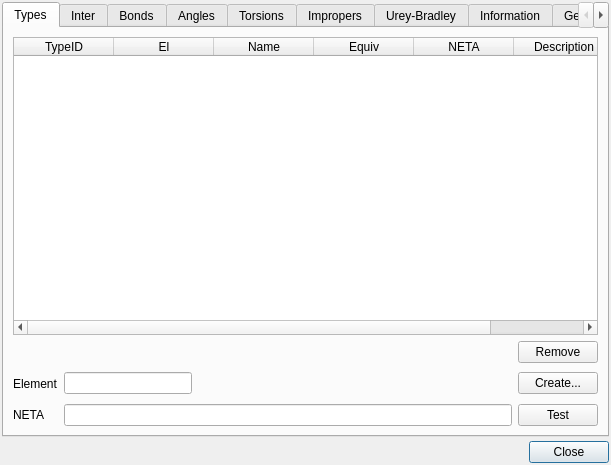
<ui version="4.0">
 <class>FFEditorDialog</class>
 <widget class="QDialog" name="FFEditorDialog">
  <property name="geometry">
   <rect>
    <x>0</x>
    <y>0</y>
    <width>611</width>
    <height>465</height>
   </rect>
  </property>
  <property name="windowTitle">
   <string>Forcefield Editor</string>
  </property>
  <property name="windowIcon">
   <iconset resource="icons.qrc">
    <normaloff>:/program/icons/aten.png</normaloff>:/program/icons/aten.png</iconset>
  </property>
  <layout class="QVBoxLayout">
   <property name="spacing">
    <number>4</number>
   </property>
   <property name="margin">
    <number>2</number>
   </property>
   <item>
    <widget class="QTabWidget" name="FFEditorTabs">
     <property name="sizePolicy">
      <sizepolicy hsizetype="Expanding" vsizetype="Expanding">
       <horstretch>0</horstretch>
       <verstretch>0</verstretch>
      </sizepolicy>
     </property>
     <property name="currentIndex">
      <number>0</number>
     </property>
     <widget class="QWidget" name="FFETypesTab">
      <attribute name="title">
       <string>Types</string>
      </attribute>
      <attribute name="toolTip">
       <string>Atomtype definitions</string>
      </attribute>
      <layout class="QVBoxLayout" name="verticalLayout_6">
       <item>
        <widget class="QTableWidget" name="FFEditorTypesTable">
         <column>
          <property name="text">
           <string>TypeID</string>
          </property>
         </column>
         <column>
          <property name="text">
           <string>El</string>
          </property>
         </column>
         <column>
          <property name="text">
           <string>Name</string>
          </property>
         </column>
         <column>
          <property name="text">
           <string>Equiv</string>
          </property>
         </column>
         <column>
          <property name="text">
           <string>NETA</string>
          </property>
         </column>
         <column>
          <property name="text">
           <string>Description</string>
          </property>
         </column>
        </widget>
       </item>
       <item>
        <layout class="QHBoxLayout">
         <property name="spacing">
          <number>6</number>
         </property>
         <property name="margin">
          <number>0</number>
         </property>
         <item>
          <spacer>
           <property name="orientation">
            <enum>Qt::Horizontal</enum>
           </property>
           <property name="sizeHint" stdset="0">
            <size>
             <width>40</width>
             <height>20</height>
            </size>
           </property>
          </spacer>
         </item>
         <item>
          <widget class="QPushButton" name="RemoveTypeButton">
           <property name="text">
            <string>Remove</string>
           </property>
           <property name="autoDefault">
            <bool>false</bool>
           </property>
          </widget>
         </item>
        </layout>
       </item>
       <item>
        <layout class="QGridLayout">
         <property name="margin">
          <number>0</number>
         </property>
         <property name="spacing">
          <number>6</number>
         </property>
         <item row="1" column="3">
          <widget class="QPushButton" name="FFEditorTestTypeButton">
           <property name="text">
            <string>Test</string>
           </property>
           <property name="autoDefault">
            <bool>false</bool>
           </property>
          </widget>
         </item>
         <item row="0" column="2">
          <spacer>
           <property name="orientation">
            <enum>Qt::Horizontal</enum>
           </property>
           <property name="sizeHint" stdset="0">
            <size>
             <width>184</width>
             <height>29</height>
            </size>
           </property>
          </spacer>
         </item>
         <item row="0" column="1">
          <widget class="QLineEdit" name="FFEditorElementEdit">
           <property name="maximumSize">
            <size>
             <width>128</width>
             <height>16777215</height>
            </size>
           </property>
          </widget>
         </item>
         <item row="1" column="0">
          <widget class="QLabel" name="label_2">
           <property name="text">
            <string>NETA</string>
           </property>
          </widget>
         </item>
         <item row="0" column="0">
          <widget class="QLabel" name="label">
           <property name="text">
            <string>Element</string>
           </property>
          </widget>
         </item>
         <item row="1" column="1" colspan="2">
          <widget class="QLineEdit" name="FFEditorTypeEdit">
           <property name="maximumSize">
            <size>
             <width>16777215</width>
             <height>16777215</height>
            </size>
           </property>
          </widget>
         </item>
         <item row="0" column="3">
          <widget class="QPushButton" name="pushButton">
           <property name="text">
            <string>Create...</string>
           </property>
           <property name="autoDefault">
            <bool>false</bool>
           </property>
          </widget>
         </item>
        </layout>
       </item>
      </layout>
     </widget>
     <widget class="QWidget" name="FFEAtomsTab">
      <attribute name="title">
       <string>Inter</string>
      </attribute>
      <attribute name="toolTip">
       <string>Intermolecular definitions</string>
      </attribute>
      <layout class="QVBoxLayout" name="verticalLayout_5">
       <item>
        <widget class="QTableWidget" name="FFEditorAtomsTable">
         <column>
          <property name="text">
           <string>TypeID</string>
          </property>
         </column>
         <column>
          <property name="text">
           <string>Name</string>
          </property>
         </column>
         <column>
          <property name="text">
           <string>Charge</string>
          </property>
         </column>
         <column>
          <property name="text">
           <string>VDW Form</string>
          </property>
         </column>
         <column>
          <property name="text">
           <string>Data 1</string>
          </property>
         </column>
         <column>
          <property name="text">
           <string>Data 2</string>
          </property>
         </column>
         <column>
          <property name="text">
           <string>Data 3</string>
          </property>
         </column>
         <column>
          <property name="text">
           <string>Data 4</string>
          </property>
         </column>
         <column>
          <property name="text">
           <string>Data 5</string>
          </property>
         </column>
         <column>
          <property name="text">
           <string>Data 6</string>
          </property>
         </column>
        </widget>
       </item>
       <item>
        <widget class="QGroupBox" name="FFEditorAtomFunctionGroup">
         <property name="title">
          <string>Function Information</string>
         </property>
         <layout class="QHBoxLayout">
          <property name="spacing">
           <number>4</number>
          </property>
          <property name="margin">
           <number>2</number>
          </property>
          <item>
           <layout class="QGridLayout">
            <property name="margin">
             <number>0</number>
            </property>
            <property name="spacing">
             <number>6</number>
            </property>
            <item row="0" column="1">
             <widget class="QLabel" name="FFEditorAtomFormLabel">
              <property name="sizePolicy">
               <sizepolicy hsizetype="Expanding" vsizetype="Preferred">
                <horstretch>0</horstretch>
                <verstretch>0</verstretch>
               </sizepolicy>
              </property>
              <property name="text">
               <string>None</string>
              </property>
             </widget>
            </item>
            <item row="1" column="1">
             <widget class="QLabel" name="FFEditorAtomParametersLabel">
              <property name="sizePolicy">
               <sizepolicy hsizetype="Expanding" vsizetype="Preferred">
                <horstretch>0</horstretch>
                <verstretch>0</verstretch>
               </sizepolicy>
              </property>
              <property name="text">
               <string>None</string>
              </property>
             </widget>
            </item>
            <item row="0" column="0">
             <widget class="QLabel" name="label_6">
              <property name="sizePolicy">
               <sizepolicy hsizetype="Minimum" vsizetype="Preferred">
                <horstretch>0</horstretch>
                <verstretch>0</verstretch>
               </sizepolicy>
              </property>
              <property name="text">
               <string>Form :</string>
              </property>
              <property name="alignment">
               <set>Qt::AlignRight|Qt::AlignTrailing|Qt::AlignVCenter</set>
              </property>
             </widget>
            </item>
            <item row="1" column="0">
             <widget class="QLabel" name="label_7">
              <property name="sizePolicy">
               <sizepolicy hsizetype="Minimum" vsizetype="Preferred">
                <horstretch>0</horstretch>
                <verstretch>0</verstretch>
               </sizepolicy>
              </property>
              <property name="text">
               <string>Parameters :</string>
              </property>
             </widget>
            </item>
           </layout>
          </item>
         </layout>
        </widget>
       </item>
      </layout>
     </widget>
     <widget class="QWidget" name="FFEBondsTab">
      <attribute name="title">
       <string>Bonds</string>
      </attribute>
      <attribute name="toolTip">
       <string>Bond term definitions</string>
      </attribute>
      <layout class="QVBoxLayout" name="verticalLayout_2">
       <item>
        <widget class="QTableWidget" name="FFEditorBondsTable">
         <column>
          <property name="text">
           <string>Type I</string>
          </property>
         </column>
         <column>
          <property name="text">
           <string>Type J</string>
          </property>
         </column>
         <column>
          <property name="text">
           <string>Form</string>
          </property>
         </column>
         <column>
          <property name="text">
           <string>Data 1</string>
          </property>
         </column>
         <column>
          <property name="text">
           <string>Data 2</string>
          </property>
         </column>
         <column>
          <property name="text">
           <string>Data 3</string>
          </property>
         </column>
         <column>
          <property name="text">
           <string>Data 4</string>
          </property>
         </column>
         <column>
          <property name="text">
           <string>Data 5</string>
          </property>
         </column>
         <column>
          <property name="text">
           <string>Data 6</string>
          </property>
         </column>
        </widget>
       </item>
       <item>
        <layout class="QHBoxLayout">
         <property name="spacing">
          <number>6</number>
         </property>
         <property name="margin">
          <number>0</number>
         </property>
         <item>
          <spacer>
           <property name="orientation">
            <enum>Qt::Horizontal</enum>
           </property>
           <property name="sizeHint" stdset="0">
            <size>
             <width>40</width>
             <height>20</height>
            </size>
           </property>
          </spacer>
         </item>
         <item>
          <widget class="QPushButton" name="RemoveBondButton">
           <property name="text">
            <string>Remove</string>
           </property>
           <property name="autoDefault">
            <bool>false</bool>
           </property>
          </widget>
         </item>
         <item>
          <widget class="QPushButton" name="AddBondButton">
           <property name="text">
            <string>Add</string>
           </property>
           <property name="autoDefault">
            <bool>false</bool>
           </property>
          </widget>
         </item>
        </layout>
       </item>
       <item>
        <widget class="QGroupBox" name="FFEditorBondFunctionGroup">
         <property name="title">
          <string>Function Information</string>
         </property>
         <layout class="QHBoxLayout" name="_2">
          <property name="spacing">
           <number>4</number>
          </property>
          <property name="margin">
           <number>2</number>
          </property>
          <item>
           <layout class="QGridLayout" name="_3">
            <property name="margin">
             <number>0</number>
            </property>
            <property name="spacing">
             <number>6</number>
            </property>
            <item row="0" column="1">
             <widget class="QLabel" name="FFEditorBondFormLabel">
              <property name="sizePolicy">
               <sizepolicy hsizetype="Expanding" vsizetype="Preferred">
                <horstretch>0</horstretch>
                <verstretch>0</verstretch>
               </sizepolicy>
              </property>
              <property name="text">
               <string>None</string>
              </property>
             </widget>
            </item>
            <item row="1" column="1">
             <widget class="QLabel" name="FFEditorBondParametersLabel">
              <property name="sizePolicy">
               <sizepolicy hsizetype="Expanding" vsizetype="Preferred">
                <horstretch>0</horstretch>
                <verstretch>0</verstretch>
               </sizepolicy>
              </property>
              <property name="text">
               <string>None</string>
              </property>
             </widget>
            </item>
            <item row="0" column="0">
             <widget class="QLabel" name="label_8">
              <property name="sizePolicy">
               <sizepolicy hsizetype="Minimum" vsizetype="Preferred">
                <horstretch>0</horstretch>
                <verstretch>0</verstretch>
               </sizepolicy>
              </property>
              <property name="text">
               <string>Form :</string>
              </property>
              <property name="alignment">
               <set>Qt::AlignRight|Qt::AlignTrailing|Qt::AlignVCenter</set>
              </property>
             </widget>
            </item>
            <item row="1" column="0">
             <widget class="QLabel" name="label_9">
              <property name="sizePolicy">
               <sizepolicy hsizetype="Minimum" vsizetype="Preferred">
                <horstretch>0</horstretch>
                <verstretch>0</verstretch>
               </sizepolicy>
              </property>
              <property name="text">
               <string>Parameters :</string>
              </property>
             </widget>
            </item>
           </layout>
          </item>
         </layout>
        </widget>
       </item>
      </layout>
     </widget>
     <widget class="QWidget" name="FFEAnglesTab">
      <attribute name="title">
       <string>Angles</string>
      </attribute>
      <attribute name="toolTip">
       <string>Angle term definitions</string>
      </attribute>
      <layout class="QVBoxLayout" name="verticalLayout_3">
       <item>
        <widget class="QTableWidget" name="FFEditorAnglesTable">
         <column>
          <property name="text">
           <string>Type I</string>
          </property>
         </column>
         <column>
          <property name="text">
           <string>Type J</string>
          </property>
         </column>
         <column>
          <property name="text">
           <string>Type K</string>
          </property>
         </column>
         <column>
          <property name="text">
           <string>Form</string>
          </property>
         </column>
         <column>
          <property name="text">
           <string>Data 1</string>
          </property>
         </column>
         <column>
          <property name="text">
           <string>Data 2</string>
          </property>
         </column>
         <column>
          <property name="text">
           <string>Data 3</string>
          </property>
         </column>
         <column>
          <property name="text">
           <string>Data 4</string>
          </property>
         </column>
         <column>
          <property name="text">
           <string>Data 5</string>
          </property>
         </column>
         <column>
          <property name="text">
           <string>Data 6</string>
          </property>
         </column>
        </widget>
       </item>
       <item>
        <layout class="QHBoxLayout">
         <property name="spacing">
          <number>6</number>
         </property>
         <property name="margin">
          <number>0</number>
         </property>
         <item>
          <spacer>
           <property name="orientation">
            <enum>Qt::Horizontal</enum>
           </property>
           <property name="sizeHint" stdset="0">
            <size>
             <width>40</width>
             <height>20</height>
            </size>
           </property>
          </spacer>
         </item>
         <item>
          <widget class="QPushButton" name="RemoveAngleButton">
           <property name="text">
            <string>Remove</string>
           </property>
           <property name="autoDefault">
            <bool>false</bool>
           </property>
          </widget>
         </item>
         <item>
          <widget class="QPushButton" name="AddAngleButton">
           <property name="text">
            <string>Add</string>
           </property>
           <property name="autoDefault">
            <bool>false</bool>
           </property>
          </widget>
         </item>
        </layout>
       </item>
       <item>
        <widget class="QGroupBox" name="FFEditorAngleFunctionGroup">
         <property name="title">
          <string>Function Information</string>
         </property>
         <layout class="QHBoxLayout" name="_4">
          <property name="spacing">
           <number>4</number>
          </property>
          <property name="margin">
           <number>2</number>
          </property>
          <item>
           <layout class="QGridLayout" name="_5">
            <property name="margin">
             <number>0</number>
            </property>
            <property name="spacing">
             <number>6</number>
            </property>
            <item row="0" column="1">
             <widget class="QLabel" name="FFEditorAngleFormLabel">
              <property name="sizePolicy">
               <sizepolicy hsizetype="Expanding" vsizetype="Preferred">
                <horstretch>0</horstretch>
                <verstretch>0</verstretch>
               </sizepolicy>
              </property>
              <property name="text">
               <string>None</string>
              </property>
             </widget>
            </item>
            <item row="1" column="1">
             <widget class="QLabel" name="FFEditorAngleParametersLabel">
              <property name="sizePolicy">
               <sizepolicy hsizetype="Expanding" vsizetype="Preferred">
                <horstretch>0</horstretch>
                <verstretch>0</verstretch>
               </sizepolicy>
              </property>
              <property name="text">
               <string>None</string>
              </property>
             </widget>
            </item>
            <item row="0" column="0">
             <widget class="QLabel" name="label_10">
              <property name="sizePolicy">
               <sizepolicy hsizetype="Minimum" vsizetype="Preferred">
                <horstretch>0</horstretch>
                <verstretch>0</verstretch>
               </sizepolicy>
              </property>
              <property name="text">
               <string>Form :</string>
              </property>
              <property name="alignment">
               <set>Qt::AlignRight|Qt::AlignTrailing|Qt::AlignVCenter</set>
              </property>
             </widget>
            </item>
            <item row="1" column="0">
             <widget class="QLabel" name="label_11">
              <property name="sizePolicy">
               <sizepolicy hsizetype="Minimum" vsizetype="Preferred">
                <horstretch>0</horstretch>
                <verstretch>0</verstretch>
               </sizepolicy>
              </property>
              <property name="text">
               <string>Parameters :</string>
              </property>
             </widget>
            </item>
           </layout>
          </item>
         </layout>
        </widget>
       </item>
      </layout>
     </widget>
     <widget class="QWidget" name="FFETorsionsTab">
      <attribute name="title">
       <string>Torsions</string>
      </attribute>
      <attribute name="toolTip">
       <string>Torsional term definitions</string>
      </attribute>
      <layout class="QVBoxLayout" name="verticalLayout_4">
       <item>
        <widget class="QTableWidget" name="FFEditorTorsionsTable">
         <column>
          <property name="text">
           <string>Type I</string>
          </property>
         </column>
         <column>
          <property name="text">
           <string>Type J</string>
          </property>
         </column>
         <column>
          <property name="text">
           <string>Type K</string>
          </property>
         </column>
         <column>
          <property name="text">
           <string>Type L</string>
          </property>
         </column>
         <column>
          <property name="text">
           <string>Form</string>
          </property>
         </column>
         <column>
          <property name="text">
           <string>Data 1</string>
          </property>
         </column>
         <column>
          <property name="text">
           <string>Data 2</string>
          </property>
         </column>
         <column>
          <property name="text">
           <string>Data 3</string>
          </property>
         </column>
         <column>
          <property name="text">
           <string>Data 4</string>
          </property>
         </column>
         <column>
          <property name="text">
           <string>Data 5</string>
          </property>
         </column>
         <column>
          <property name="text">
           <string>Data 6</string>
          </property>
         </column>
        </widget>
       </item>
       <item>
        <layout class="QHBoxLayout">
         <property name="spacing">
          <number>6</number>
         </property>
         <property name="margin">
          <number>0</number>
         </property>
         <item>
          <spacer>
           <property name="orientation">
            <enum>Qt::Horizontal</enum>
           </property>
           <property name="sizeHint" stdset="0">
            <size>
             <width>40</width>
             <height>20</height>
            </size>
           </property>
          </spacer>
         </item>
         <item>
          <widget class="QPushButton" name="RemoveTorsionButton">
           <property name="text">
            <string>Remove</string>
           </property>
           <property name="autoDefault">
            <bool>false</bool>
           </property>
          </widget>
         </item>
         <item>
          <widget class="QPushButton" name="AddTorsionButton">
           <property name="text">
            <string>Add</string>
           </property>
           <property name="autoDefault">
            <bool>false</bool>
           </property>
          </widget>
         </item>
        </layout>
       </item>
       <item>
        <widget class="QGroupBox" name="FFEditorTorsionFunctionGroup">
         <property name="title">
          <string>Function Information</string>
         </property>
         <layout class="QHBoxLayout" name="_6">
          <property name="spacing">
           <number>4</number>
          </property>
          <property name="margin">
           <number>2</number>
          </property>
          <item>
           <layout class="QGridLayout" name="_7">
            <property name="margin">
             <number>0</number>
            </property>
            <property name="spacing">
             <number>6</number>
            </property>
            <item row="0" column="1">
             <widget class="QLabel" name="FFEditorTorsionFormLabel">
              <property name="sizePolicy">
               <sizepolicy hsizetype="Expanding" vsizetype="Preferred">
                <horstretch>0</horstretch>
                <verstretch>0</verstretch>
               </sizepolicy>
              </property>
              <property name="text">
               <string>None</string>
              </property>
             </widget>
            </item>
            <item row="1" column="1">
             <widget class="QLabel" name="FFEditorTorsionParametersLabel">
              <property name="sizePolicy">
               <sizepolicy hsizetype="Expanding" vsizetype="Preferred">
                <horstretch>0</horstretch>
                <verstretch>0</verstretch>
               </sizepolicy>
              </property>
              <property name="text">
               <string>None</string>
              </property>
             </widget>
            </item>
            <item row="0" column="0">
             <widget class="QLabel" name="label_12">
              <property name="sizePolicy">
               <sizepolicy hsizetype="Minimum" vsizetype="Preferred">
                <horstretch>0</horstretch>
                <verstretch>0</verstretch>
               </sizepolicy>
              </property>
              <property name="text">
               <string>Form :</string>
              </property>
              <property name="alignment">
               <set>Qt::AlignRight|Qt::AlignTrailing|Qt::AlignVCenter</set>
              </property>
             </widget>
            </item>
            <item row="1" column="0">
             <widget class="QLabel" name="label_13">
              <property name="sizePolicy">
               <sizepolicy hsizetype="Minimum" vsizetype="Preferred">
                <horstretch>0</horstretch>
                <verstretch>0</verstretch>
               </sizepolicy>
              </property>
              <property name="text">
               <string>Parameters :</string>
              </property>
             </widget>
            </item>
           </layout>
          </item>
         </layout>
        </widget>
       </item>
      </layout>
     </widget>
     <widget class="QWidget" name="tab_2">
      <attribute name="title">
       <string>Impropers</string>
      </attribute>
      <layout class="QVBoxLayout" name="verticalLayout_7">
       <item>
        <widget class="QTableWidget" name="FFEditorImpropersTable">
         <column>
          <property name="text">
           <string>Type I</string>
          </property>
         </column>
         <column>
          <property name="text">
           <string>Type J</string>
          </property>
         </column>
         <column>
          <property name="text">
           <string>Type K</string>
          </property>
         </column>
         <column>
          <property name="text">
           <string>Type L</string>
          </property>
         </column>
         <column>
          <property name="text">
           <string>Form</string>
          </property>
         </column>
         <column>
          <property name="text">
           <string>Data 1</string>
          </property>
         </column>
         <column>
          <property name="text">
           <string>Data 2</string>
          </property>
         </column>
         <column>
          <property name="text">
           <string>Data 3</string>
          </property>
         </column>
         <column>
          <property name="text">
           <string>Data 4</string>
          </property>
         </column>
         <column>
          <property name="text">
           <string>Data 5</string>
          </property>
         </column>
         <column>
          <property name="text">
           <string>Data 6</string>
          </property>
         </column>
        </widget>
       </item>
       <item>
        <layout class="QHBoxLayout" name="_10">
         <property name="spacing">
          <number>6</number>
         </property>
         <property name="margin">
          <number>0</number>
         </property>
         <item>
          <spacer>
           <property name="orientation">
            <enum>Qt::Horizontal</enum>
           </property>
           <property name="sizeHint" stdset="0">
            <size>
             <width>40</width>
             <height>20</height>
            </size>
           </property>
          </spacer>
         </item>
         <item>
          <widget class="QPushButton" name="RemoveImproperButton">
           <property name="text">
            <string>Remove</string>
           </property>
           <property name="autoDefault">
            <bool>false</bool>
           </property>
          </widget>
         </item>
         <item>
          <widget class="QPushButton" name="AddImproperButton">
           <property name="text">
            <string>Add</string>
           </property>
           <property name="autoDefault">
            <bool>false</bool>
           </property>
          </widget>
         </item>
        </layout>
       </item>
       <item>
        <widget class="QGroupBox" name="FFEditorImproperFunctionGroup">
         <property name="title">
          <string>Function Information</string>
         </property>
         <layout class="QHBoxLayout" name="_8">
          <property name="spacing">
           <number>4</number>
          </property>
          <property name="margin">
           <number>2</number>
          </property>
          <item>
           <layout class="QGridLayout" name="_9">
            <property name="margin">
             <number>0</number>
            </property>
            <property name="spacing">
             <number>6</number>
            </property>
            <item row="0" column="1">
             <widget class="QLabel" name="FFEditorImproperFormLabel">
              <property name="sizePolicy">
               <sizepolicy hsizetype="Expanding" vsizetype="Preferred">
                <horstretch>0</horstretch>
                <verstretch>0</verstretch>
               </sizepolicy>
              </property>
              <property name="text">
               <string>None</string>
              </property>
             </widget>
            </item>
            <item row="1" column="1">
             <widget class="QLabel" name="FFEditorImproperParametersLabel">
              <property name="sizePolicy">
               <sizepolicy hsizetype="Expanding" vsizetype="Preferred">
                <horstretch>0</horstretch>
                <verstretch>0</verstretch>
               </sizepolicy>
              </property>
              <property name="text">
               <string>None</string>
              </property>
             </widget>
            </item>
            <item row="0" column="0">
             <widget class="QLabel" name="label_14">
              <property name="sizePolicy">
               <sizepolicy hsizetype="Minimum" vsizetype="Preferred">
                <horstretch>0</horstretch>
                <verstretch>0</verstretch>
               </sizepolicy>
              </property>
              <property name="text">
               <string>Form :</string>
              </property>
              <property name="alignment">
               <set>Qt::AlignRight|Qt::AlignTrailing|Qt::AlignVCenter</set>
              </property>
             </widget>
            </item>
            <item row="1" column="0">
             <widget class="QLabel" name="label_15">
              <property name="sizePolicy">
               <sizepolicy hsizetype="Minimum" vsizetype="Preferred">
                <horstretch>0</horstretch>
                <verstretch>0</verstretch>
               </sizepolicy>
              </property>
              <property name="text">
               <string>Parameters :</string>
              </property>
             </widget>
            </item>
           </layout>
          </item>
         </layout>
        </widget>
       </item>
      </layout>
     </widget>
     <widget class="QWidget" name="tab">
      <attribute name="title">
       <string>Urey-Bradley</string>
      </attribute>
      <layout class="QVBoxLayout" name="verticalLayout_8">
       <item>
        <widget class="QTableWidget" name="FFEditorUreyBradleysTable">
         <column>
          <property name="text">
           <string>Type I</string>
          </property>
         </column>
         <column>
          <property name="text">
           <string>Type J</string>
          </property>
         </column>
         <column>
          <property name="text">
           <string>Type K</string>
          </property>
         </column>
         <column>
          <property name="text">
           <string>Form</string>
          </property>
         </column>
         <column>
          <property name="text">
           <string>Data 1</string>
          </property>
         </column>
         <column>
          <property name="text">
           <string>Data 2</string>
          </property>
         </column>
         <column>
          <property name="text">
           <string>Data 3</string>
          </property>
         </column>
         <column>
          <property name="text">
           <string>Data 4</string>
          </property>
         </column>
         <column>
          <property name="text">
           <string>Data 5</string>
          </property>
         </column>
         <column>
          <property name="text">
           <string>Data 6</string>
          </property>
         </column>
        </widget>
       </item>
       <item>
        <layout class="QHBoxLayout" name="_11">
         <property name="spacing">
          <number>6</number>
         </property>
         <property name="margin">
          <number>0</number>
         </property>
         <item>
          <spacer>
           <property name="orientation">
            <enum>Qt::Horizontal</enum>
           </property>
           <property name="sizeHint" stdset="0">
            <size>
             <width>40</width>
             <height>20</height>
            </size>
           </property>
          </spacer>
         </item>
         <item>
          <widget class="QPushButton" name="RemoveUreyBradleysButton">
           <property name="text">
            <string>Remove</string>
           </property>
           <property name="autoDefault">
            <bool>false</bool>
           </property>
          </widget>
         </item>
         <item>
          <widget class="QPushButton" name="AddUreyBradleyButton">
           <property name="text">
            <string>Add</string>
           </property>
           <property name="autoDefault">
            <bool>false</bool>
           </property>
          </widget>
         </item>
        </layout>
       </item>
       <item>
        <widget class="QGroupBox" name="FFEditorUreyBradleyFunctionGroup">
         <property name="title">
          <string>Function Information</string>
         </property>
         <layout class="QHBoxLayout" name="_12">
          <property name="spacing">
           <number>4</number>
          </property>
          <property name="margin">
           <number>2</number>
          </property>
          <item>
           <layout class="QGridLayout" name="_13">
            <property name="margin">
             <number>0</number>
            </property>
            <property name="spacing">
             <number>6</number>
            </property>
            <item row="0" column="1">
             <widget class="QLabel" name="FFEditorUreyBradleyFormLabel">
              <property name="sizePolicy">
               <sizepolicy hsizetype="Expanding" vsizetype="Preferred">
                <horstretch>0</horstretch>
                <verstretch>0</verstretch>
               </sizepolicy>
              </property>
              <property name="text">
               <string>None</string>
              </property>
             </widget>
            </item>
            <item row="1" column="1">
             <widget class="QLabel" name="FFEditorUreyBradleyParametersLabel">
              <property name="sizePolicy">
               <sizepolicy hsizetype="Expanding" vsizetype="Preferred">
                <horstretch>0</horstretch>
                <verstretch>0</verstretch>
               </sizepolicy>
              </property>
              <property name="text">
               <string>None</string>
              </property>
             </widget>
            </item>
            <item row="0" column="0">
             <widget class="QLabel" name="label_16">
              <property name="sizePolicy">
               <sizepolicy hsizetype="Minimum" vsizetype="Preferred">
                <horstretch>0</horstretch>
                <verstretch>0</verstretch>
               </sizepolicy>
              </property>
              <property name="text">
               <string>Form :</string>
              </property>
              <property name="alignment">
               <set>Qt::AlignRight|Qt::AlignTrailing|Qt::AlignVCenter</set>
              </property>
             </widget>
            </item>
            <item row="1" column="0">
             <widget class="QLabel" name="label_17">
              <property name="sizePolicy">
               <sizepolicy hsizetype="Minimum" vsizetype="Preferred">
                <horstretch>0</horstretch>
                <verstretch>0</verstretch>
               </sizepolicy>
              </property>
              <property name="text">
               <string>Parameters :</string>
              </property>
             </widget>
            </item>
           </layout>
          </item>
         </layout>
        </widget>
       </item>
      </layout>
     </widget>
     <widget class="QWidget" name="FFEInfoTab">
      <attribute name="title">
       <string>Information</string>
      </attribute>
      <attribute name="toolTip">
       <string>Descriptive information for the forcefield</string>
      </attribute>
      <layout class="QVBoxLayout" name="verticalLayout">
       <item>
        <layout class="QGridLayout" name="gridLayout">
         <item row="0" column="1">
          <widget class="QLabel" name="FFEditorForcefieldLabel1">
           <property name="sizePolicy">
            <sizepolicy hsizetype="Expanding" vsizetype="Preferred">
             <horstretch>0</horstretch>
             <verstretch>0</verstretch>
            </sizepolicy>
           </property>
           <property name="text">
            <string>&lt;none&gt;</string>
           </property>
          </widget>
         </item>
         <item row="1" column="1">
          <widget class="QLabel" name="FFEditorForcefieldLabel2">
           <property name="sizePolicy">
            <sizepolicy hsizetype="Expanding" vsizetype="Preferred">
             <horstretch>0</horstretch>
             <verstretch>0</verstretch>
            </sizepolicy>
           </property>
           <property name="text">
            <string>&lt;none&gt;</string>
           </property>
          </widget>
         </item>
         <item row="0" column="0">
          <widget class="QLabel" name="label_4">
           <property name="sizePolicy">
            <sizepolicy hsizetype="Minimum" vsizetype="Preferred">
             <horstretch>0</horstretch>
             <verstretch>0</verstretch>
            </sizepolicy>
           </property>
           <property name="text">
            <string>Name :</string>
           </property>
           <property name="alignment">
            <set>Qt::AlignRight|Qt::AlignTrailing|Qt::AlignVCenter</set>
           </property>
          </widget>
         </item>
         <item row="1" column="0">
          <widget class="QLabel" name="label_5">
           <property name="text">
            <string>Filename :</string>
           </property>
          </widget>
         </item>
        </layout>
       </item>
       <item>
        <spacer name="verticalSpacer">
         <property name="orientation">
          <enum>Qt::Vertical</enum>
         </property>
         <property name="sizeHint" stdset="0">
          <size>
           <width>20</width>
           <height>40</height>
          </size>
         </property>
        </spacer>
       </item>
      </layout>
     </widget>
     <widget class="QWidget" name="FFEGenerateTab">
      <attribute name="title">
       <string>Generate</string>
      </attribute>
      <attribute name="toolTip">
       <string>Generate terms from/for the current model</string>
      </attribute>
      <widget class="QGroupBox" name="FFEditorTypeGenerateGroup">
       <property name="enabled">
        <bool>false</bool>
       </property>
       <property name="geometry">
        <rect>
         <x>20</x>
         <y>10</y>
         <width>473</width>
         <height>103</height>
        </rect>
       </property>
       <property name="title">
        <string>Generate From Model</string>
       </property>
       <layout class="QHBoxLayout">
        <property name="spacing">
         <number>6</number>
        </property>
        <property name="margin">
         <number>9</number>
        </property>
        <item>
         <layout class="QVBoxLayout">
          <property name="spacing">
           <number>6</number>
          </property>
          <property name="margin">
           <number>0</number>
          </property>
          <item>
           <widget class="QPushButton" name="FFEditorGenerateTypeButton">
            <property name="text">
             <string>For Selection</string>
            </property>
            <property name="autoDefault">
             <bool>false</bool>
            </property>
           </widget>
          </item>
          <item>
           <layout class="QHBoxLayout">
            <property name="spacing">
             <number>6</number>
            </property>
            <property name="margin">
             <number>0</number>
            </property>
            <item>
             <widget class="QLabel" name="label_3">
              <property name="text">
               <string>Max Depth</string>
              </property>
             </widget>
            </item>
            <item>
             <widget class="QSpinBox" name="FFEditorDepthSpin">
              <property name="value">
               <number>2</number>
              </property>
             </widget>
            </item>
           </layout>
          </item>
         </layout>
        </item>
        <item>
         <widget class="QGroupBox" name="FFEditorRingsGroup">
          <property name="title">
           <string>Rings</string>
          </property>
          <property name="checkable">
           <bool>true</bool>
          </property>
          <property name="checked">
           <bool>true</bool>
          </property>
         </widget>
        </item>
       </layout>
      </widget>
     </widget>
    </widget>
   </item>
   <item>
    <widget class="QDialogButtonBox" name="buttonBox">
     <property name="orientation">
      <enum>Qt::Horizontal</enum>
     </property>
     <property name="standardButtons">
      <set>QDialogButtonBox::Close</set>
     </property>
    </widget>
   </item>
  </layout>
 </widget>
 <resources>
  <include location="icons.qrc"/>
 </resources>
 <connections>
  <connection>
   <sender>buttonBox</sender>
   <signal>accepted()</signal>
   <receiver>FFEditorDialog</receiver>
   <slot>accept()</slot>
   <hints>
    <hint type="sourcelabel">
     <x>248</x>
     <y>254</y>
    </hint>
    <hint type="destinationlabel">
     <x>157</x>
     <y>274</y>
    </hint>
   </hints>
  </connection>
  <connection>
   <sender>buttonBox</sender>
   <signal>rejected()</signal>
   <receiver>FFEditorDialog</receiver>
   <slot>reject()</slot>
   <hints>
    <hint type="sourcelabel">
     <x>316</x>
     <y>260</y>
    </hint>
    <hint type="destinationlabel">
     <x>286</x>
     <y>274</y>
    </hint>
   </hints>
  </connection>
 </connections>
</ui>
